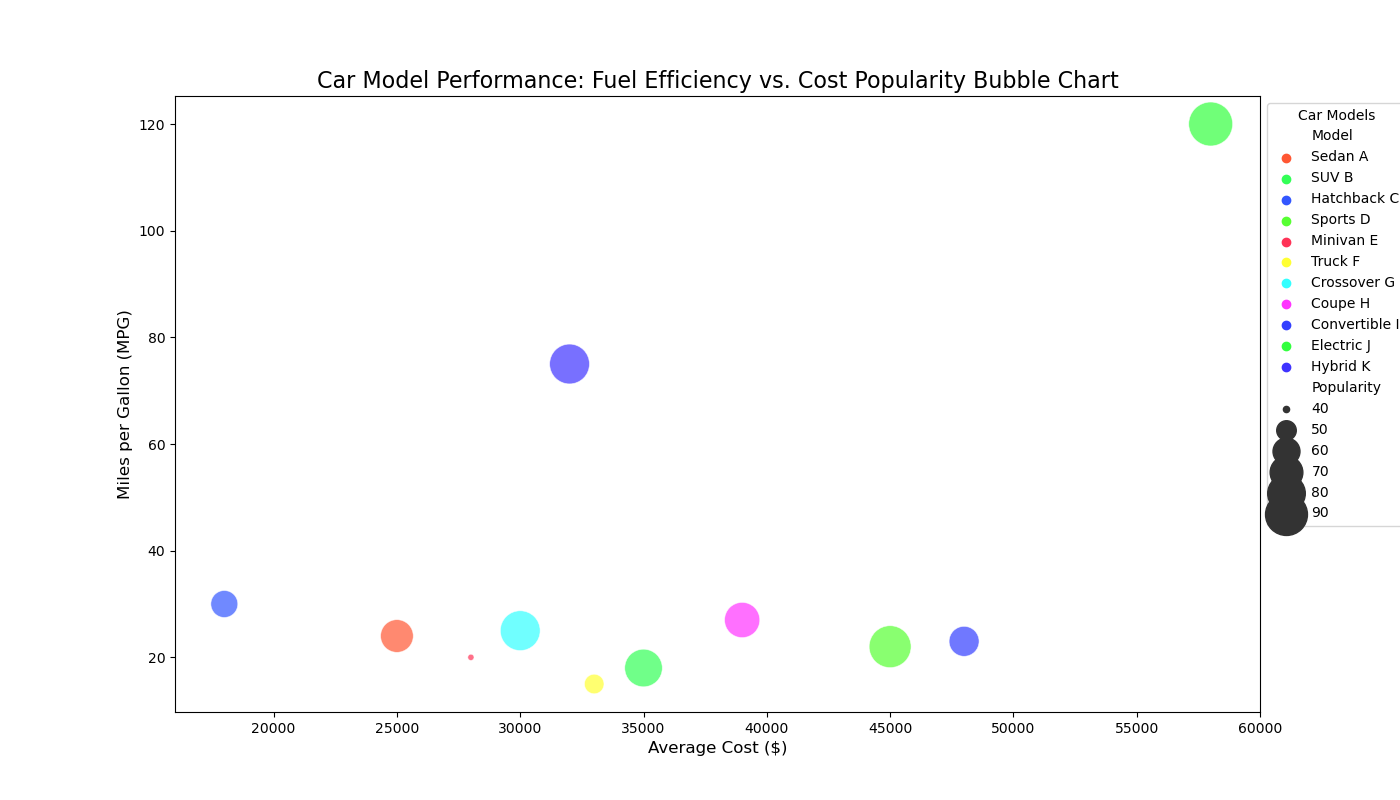

The Python source for this figure:

import matplotlib.pyplot as plt
import pandas as pd
import seaborn as sns

# Prepare the data in a Pandas DataFrame
data = {
    'Model': ['Sedan A', 'SUV B', 'Hatchback C', 'Sports D', 'Minivan E', 'Truck F', 'Crossover G', 'Coupe H', 'Convertible I', 'Electric J', 'Hybrid K'],
    'MPG': [24, 18, 30, 22, 20, 15, 25, 27, 23, 120, 75],
    'Cost': [25000, 35000, 18000, 45000, 28000, 33000, 30000, 39000, 48000, 58000, 32000],
    'Popularity': [70, 80, 60, 90, 40, 50, 85, 75, 65, 95, 85]
}
df = pd.DataFrame(data)

# Create the plot
plt.figure(figsize=(14, 8))
bubble = sns.scatterplot(data=df, x='Cost', y='MPG', size='Popularity', hue='Model', 
                         palette=['#FF5733','#33FF57','#3357FF','#57FF33','#FF3357','#FFFF33','#33FFFF','#FF33FF','#333FFF','#33FF3F','#3F33FF'], 
                         sizes=(20, 1000), alpha=0.7, edgecolor='w', linewidth=0.5)

# Customize the axes and title
plt.title('Car Model Performance: Fuel Efficiency vs. Cost Popularity Bubble Chart', fontsize=16)
plt.xlabel('Average Cost ($)', fontsize=12)
plt.ylabel('Miles per Gallon (MPG)', fontsize=12)

# Adjust legend
bubble.legend(loc='upper left', bbox_to_anchor=(1, 1), title='Car Models')

# Show the bubble chart
plt.show()
